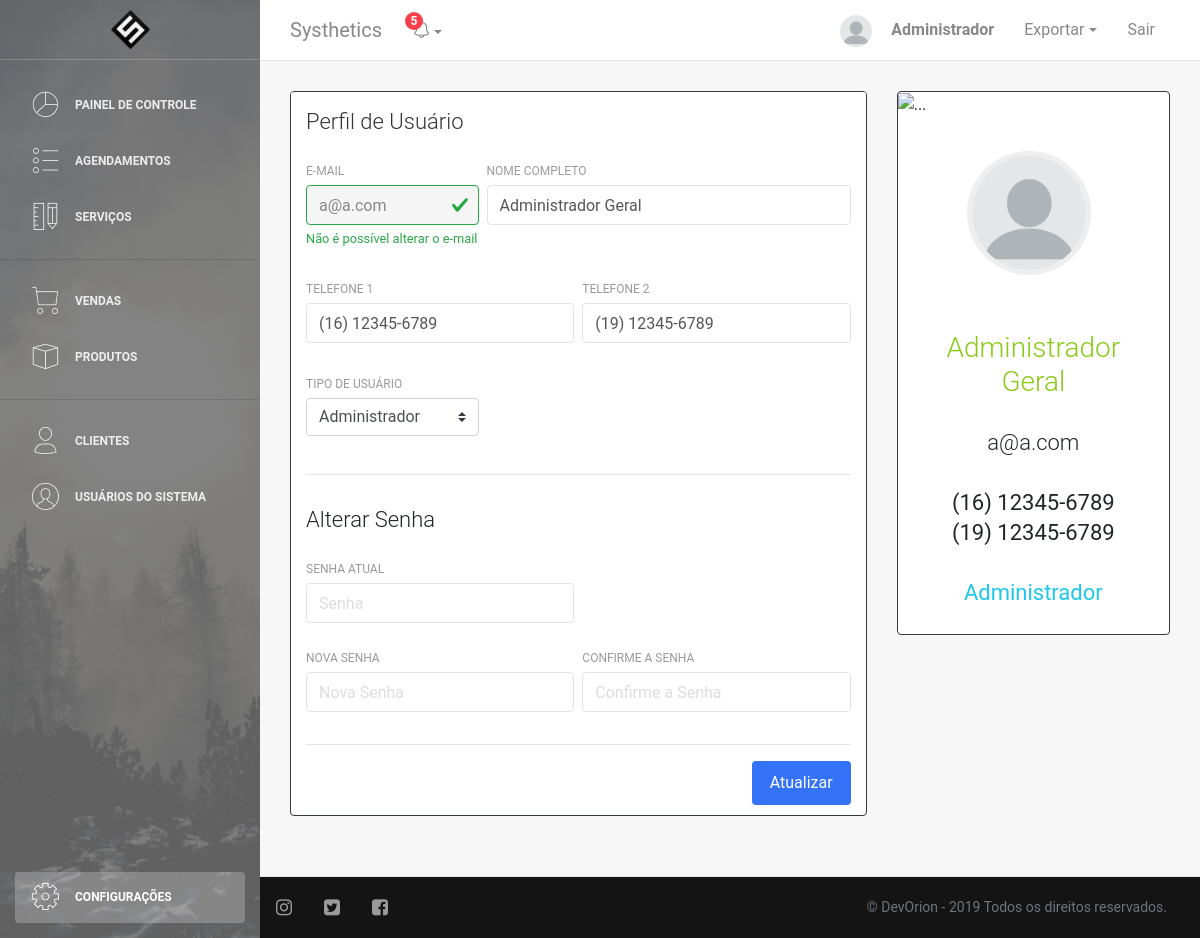
Page /perfilUsuario.php?id=1 (signed in) on the committed database.
### tables this page shows
CREATE TABLE IF NOT EXISTS Usuario (
	id INT AUTO_INCREMENT UNIQUE,
	email VARCHAR(64) NOT NULL,
	nome VARCHAR(128) NOT NULL,
	senha VARCHAR(64) NOT NULL,
	tel1 VARCHAR(16) NOT NULL,
	tel2 VARCHAR(16),
	admin TINYINT(1) DEFAULT 0,
	foto VARCHAR(256) DEFAULT "img/usuario/default.png",
	PRIMARY KEY(email)
);

### DAO/userDAO.php (called while the page is built, shortened)
<?php
    require("conn.php");
    class UserDAO{
        function getById($id){
            $conexao = conectar();
            $query = "SELECT id, email, nome, senha, tel1, tel2, admin, foto FROM usuario WHERE id = ?;";
            $stmt = mysqli_prepare($conexao,$query);
            mysqli_stmt_bind_param($stmt,"i",$id);
            $resultado = executar_SQL($conexao,$stmt);
            return lerResultado($resultado)[0];
        }
    }
?>

### DAO/conn.php (called while the page is built, shortened)
<?php
if(!function_exists('executar_SQL')){
    function executar_SQL($conexao, $stmt){
        mysqli_stmt_execute($stmt) or die("Falha ao executar a consulta: " . $stmt->error);
        $resultado = mysqli_stmt_get_result($stmt);
        return $resultado;
    }
}
if(!function_exists('lerResultado')){
    function lerResultado($resultado){
        $arrayResultado = [];
        for($i=0;$i<mysqli_num_rows($resultado);$i++){
            $arrayResultado[$i] = mysqli_fetch_assoc($resultado);
        }
        return $arrayResultado;
    }
}
?>

### perfilUsuario.php (the view, shortened to what this page needs)
<!DOCTYPE html>
<html lang="pt-br">
<head>
    <link rel="stylesheet" href="https://maxcdn.bootstrapcdn.com/font-awesome/latest/css/font-awesome.min.css" />
    <link href="css/user.css" rel="stylesheet">
    <link href="css/bootstrap.min.css" rel="stylesheet"/>
    <link href="css/light-bootstrap-dashboard.css" rel="stylesheet" />
    <link href="css/dashboard-style.css" rel="stylesheet" />
    <?php
        require "DAO/conn.php";
        require "DAO/userDAO.php";
        if(isset($_GET['id'])){
            $userDAO = new UserDAO();
            $usuario = $userDAO->getById($_GET['id']);
        }else{
            header('Location: usuarios.php');
        }
    ?>
</head>
<body>
    <?php require_once "php/printMenu.php"?>
        <div class="main-panel">
            <?php require_once "php/printNavbar.php"?>
            <div class="content">
                <div class="container-fluid">
                    <div class="row">
                        <div class="col-md-8">
                            <div class="card border border-dark">
                                <div class="card-header">
                                    <h4 class="card-title">Perfil de Usuário</h4>
                                </div>
                                <div class="card-body">
                                    <form method="POST" action="php/atualizarUsuario.php">
                                        <div class="row">
                                            <div class="col-md-4 pr-1">
                                                <div class="form-group">
                                                    <label for="inputEmail">E-mail</label>
                                                    <input type="email" class="form-control inpt is-valid"  readonly id="inputEmail" name="inputEmail" placeholder="ex. jorge@ben.jor" value="<?php echo $usuario['email'] ;?>" autofocus>
                                                    <div class="valid-feedback">
                                                        Não é possível alterar o e-mail
                                                      </div>
                                                </div>
                                            </div>
                                            <div class="col-md-8 pl-1">
                                                <div class="form-group">
                                                    <label for="inputName">Nome Completo</label>
                                                    <input type="name" class="form-control inpt" id="inputName" value="<?php echo $usuario['nome'] ;?>" name="inputName" placeholder="ex. Jorge Ben Jor" required>
                                                </div>
                                            </div>
                                        </div>
                                        <div class="row">
                                            <div class="col-md-6 pr-1">
                                                <div class="form-group">
                                                    <label for="inputTel1">Telefone 1</label>
                                                    <input type="tel" class="form-control inpt" id="inputTel1" value="<?php echo $usuario['tel1'] ;?>" name="inputTel1" placeholder="(00) 00000-0000" required>
                                                </div>
                                            </div>
                                            <div class="col-md-6 pl-1">
                                                <div class="form-group">
                                                    <label for="inputTel2">Telefone 2</label>
                                                    <input type="tel" class="form-control inpt" id="inputTel2" value="<?php echo $usuario['tel2'] ;?>" name="inputTel2" placeholder="(00) 00000-0000">
                                                </div>
                                            </div>
                                        </div>
                                        <div class="row">
                                            <div class="col-md-4 pr-1">
                                                <div class="form-group">
                                                    <label for="inputTipo">Tipo de Usuário</label>
                                                    <select class="custom-select" name="inputTipo" id="inputTipo">
                                                      <option <?php if($usuario['admin'] == 1){echo 'selected=""'; }?> value="1">Administrador</option>
                                                    </select>
                                                </div>
                                            </div>
                                        </div>
                                        <hr>
                                        <h4>Alterar Senha</h4>
                                        <div class="row">
                                            <div class="col-md-6 pr-1">
                                                <div class="form-group">
                                                    <label for="inputCurrentPassword">Senha Atual</label>
                                                    <input type="password" class="form-control inpt" id="inputCurrentPassword" name="inputCurrentPassword" placeholder="Senha">
                                                </div>
                                            </div>
                                        </div>
                                        <div class="row">
                                            <div class="col pr-1">
                                                <div class="form-group">
                                                    <label for="inputPassword">Nova Senha</label>
                                                    <input type="password" class="form-control inpt" id="inputPassword" name="inputPassword" placeholder="Nova Senha">
                                                </div>
                                            </div>
                                            <div class="col pl-1">
                                                <div class="form-group">
                                                    <label for="inputConfirmPassword">Confirme a Senha</label>
                                                    <input type="password" class="form-control inpt" id="inputConfirmPassword" name="inputConfirmPassword" placeholder="Confirme a Senha">
                                                </div>
                                            </div>
                                        </div>
                                        <hr>
                                        <button type="submit" class="btn btn-primary btn-fill pull-right">Atualizar</button>
                                        <div class="clearfix"></div>
                                    </form>
                                </div>
                            </div>
                        </div>
                        <div class="col-md-4">
                            <div class="card card-user border border-dark">
                                <div class="card-image">
                                    <img src="https://ununsplash.imgix.net/photo-1431578500526-4d9613015464?fit=crop&fm=jpg&h=300&q=75&w=400" alt="...">
                                </div>
                                <div class="card-body">
                                    <div class="author">
                                        <form id="formImagem" name="formImagem" action="php/atualizarImagem.php" method="POST" enctype="multipart/form-data">
                                            <label for="imagem">
                                                <p class="mt-1">
                                                    <img class="avatar pic border-gray imgperfil" src="<?php echo $usuario['foto'] ;?>" alt="profile">
                                                </p>
                                            </label>
                                        </form>
                                        <h5 class="text-success text-center"><strong><h3><?php echo $usuario['nome'] ;?></h3></strong></h5>
                                        <p class="description">
                                            <h4><?php echo $usuario['email'] ;?></h4>
                                        </p>
                                    </div>
                                    <p class="description text-center">
                                        <strong><h4 class="text-center">
                                        <?php echo $usuario['tel1'] ;?> <br>
                                        <?php echo $usuario['tel2'] ;?> <br>
                                        <br>
                                        <span class="text-info"> <?php if($usuario['admin'] == 0){echo 'Usuário Comum'; } else { echo 'Administrador';} ?> </span>
                                        </strong> </h4>
                                    </p>
                                </div>
                            </div>
                        </div>
                    </div>
                </div>
            </div>
            <?php require_once "php/printFooter.php"?>
        </div>
    </div>
</body>
</html>

### css/user.css (style rules this page uses)
.pic { object-fit: cover; cursor: pointer; }

### rows in the picture
usuario: inputEmail "a@a.com", inputName "Administrador Geral", inputTel1 "(16) 12345-6789", inputTel2 "(19) 12345-6789", inputTipo "Administrador", foto (placeholder picture), nome "Administrador Geral", email "a@a.com", tel1 "(16) 12345-6789", tel2 "(19) 12345-6789"

### other values in the picture
$firstname[0] "Administrador"
